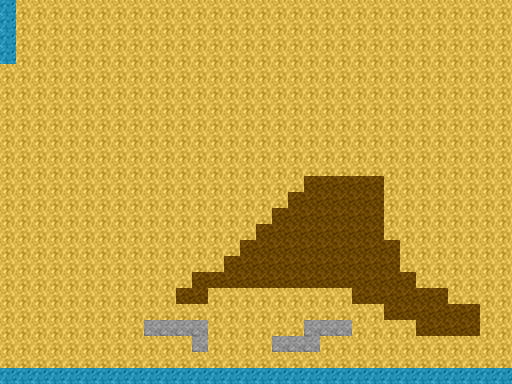

Tiled map render using the project's own tile images. Description and the map definition, with tile-layer contents summarised, below:
An orthogonal 32x24 tile map with 16x16 px tiles, 1 tile layer (GroundLayer).

<map version="1.0" orientation="orthogonal" width="32" height="24" tilewidth="16" tileheight="16">
 <tileset firstgid="1" name="ground_tile_set" tilewidth="16" tileheight="16">
  <image source="../images/ground_tile_set.png" trans="ff00ff" width="112" height="16" />
 </tileset>
 <layer name="GroundLayer" width="32" height="24">
  <data>[768 cells, 768 non-empty, 4 distinct tile ids]</data>
 </layer>
</map>